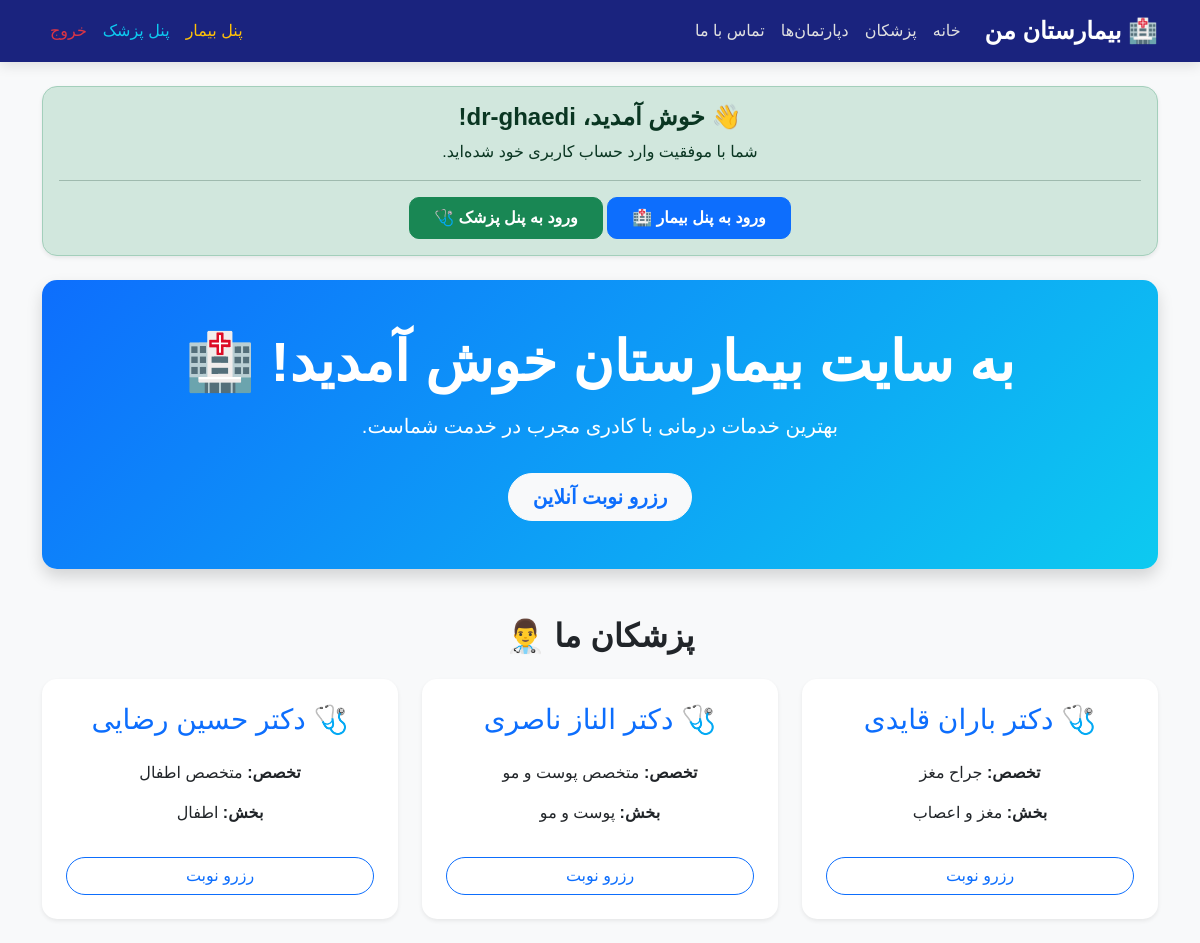
The page / (signed in) on the database its author committed.
### hospital/models.py (models this page shows, shortened)
class Doctor(models.Model):
    user = models.OneToOneField('auth.User', on_delete=models.CASCADE, null=True, blank=True, verbose_name="کاربر")
    first_name = models.CharField(max_length=50, verbose_name="نام")
    last_name = models.CharField(max_length=50, verbose_name="نام خانوادگی")
    department = models.ForeignKey(Department, on_delete=models.CASCADE, verbose_name="دپارتمان")
    specialty = models.CharField(max_length=100, verbose_name="تخصص")
    class Meta:
        verbose_name = "پزشک"
        verbose_name_plural = "پزشکان"

class Department(models.Model):
    name = models.CharField(max_length=100, verbose_name="نام دپارتمان")
    description = models.TextField(blank=True, null=True, verbose_name="توضیحات")
    class Meta:
        verbose_name = "دپارتمان"
        verbose_name_plural = "دپارتمان‌ها"

### hospital/views.py (the view)
# urls.py: path('', views.home, name='home'),
def home(request):
    doctors = Doctor.objects.all()
    return render(request, 'home.html', {'doctors': doctors})

### hospital/templates/home.html (shortened to what this page needs)
{% extends 'base.html' %}
{% block content %}
    {% if user.is_authenticated %}
    <div class="alert alert-success text-center shadow-sm mb-4" style="border-radius: 15px;" data-aos="fade-down">
        <h4 class="alert-heading fw-bold">👋 خوش آمدید، {{ user.username }}!</h4>
        <p>شما با موفقیت وارد حساب کاربری خود شده‌اید.</p>
        <hr>
        <a href="{% url 'patient_dashboard' %}" class="btn btn-primary px-4 py-2 fw-bold" style="border-radius: 10px;">ورود به پنل بیمار 🏥</a>
        <a href="{% url 'doctor_dashboard' %}" class="btn btn-success px-4 py-2 fw-bold" style="border-radius: 10px;">ورود به پنل پزشک 🩺</a>
    </div>
    {% endif %}
    <div class="text-center text-white p-5 mb-5 shadow" style="background: linear-gradient(135deg, #0d6efd, #0dcaf0); border-radius: 15px;" data-aos="zoom-in" data-aos-duration="1200">
        <h1 class="display-4 fw-bold">به سایت بیمارستان خوش آمدید! 🏥</h1>
        <p class="lead mt-3">بهترین خدمات درمانی با کادری مجرب در خدمت شماست.</p>
        <a href="{% url 'book_appointment' %}" class="btn btn-light btn-lg mt-3 text-primary fw-bold px-4 py-2" style="border-radius: 30px;">رزرو نوبت آنلاین</a>
    </div>
    <h2 class="text-center mb-4 fw-bold" data-aos="fade-up">پزشکان ما 👨‍⚕️</h2>
    <div class="row text-center">
        {% for doctor in doctors %}
        <div class="col-md-4 mb-4">
            <div class="card p-4 shadow-sm border-0 h-100" style="border-radius: 15px;" data-aos="fade-up" data-aos-delay="{% widthratio forloop.counter0 1 200 %}">
                <h3 class="text-primary">🩺 دکتر {{ doctor.first_name }} {{ doctor.last_name }}</h3>
                <p class="mt-3"><strong>تخصص:</strong> {{ doctor.specialty }}</p>
                <p><strong>بخش:</strong> {{ doctor.department.name }}</p>
                <a href="{% url 'book_appointment' %}" class="btn btn-outline-primary mt-3" style="border-radius: 20px;">رزرو نوبت</a>
            </div>
        </div>
        {% empty %}
        <div class="col-12">
            <p class="alert alert-warning">هنوز پزشکی ثبت نشده است.</p>
        </div>
        {% endfor %}
    </div>
{% endblock %}

### hospital/templates/base.html (style rules this page uses)
body { font-family: Tahoma, Arial, sans-serif; background-color: #f8f9fa; }

### rows shown on the page
Doctor: first_name "باران", last_name "قایدی", specialty "جراح مغز", department.name "مغز و اعصاب"
Doctor: first_name "الناز", last_name "ناصری", specialty "متخصص پوست و مو", department.name "پوست و مو"
Doctor: first_name "حسین", last_name "رضایی", specialty "متخصص اطفال", department.name "اطفال"

### other values the page prints
{{ user.username }} "dr-ghaedi"
